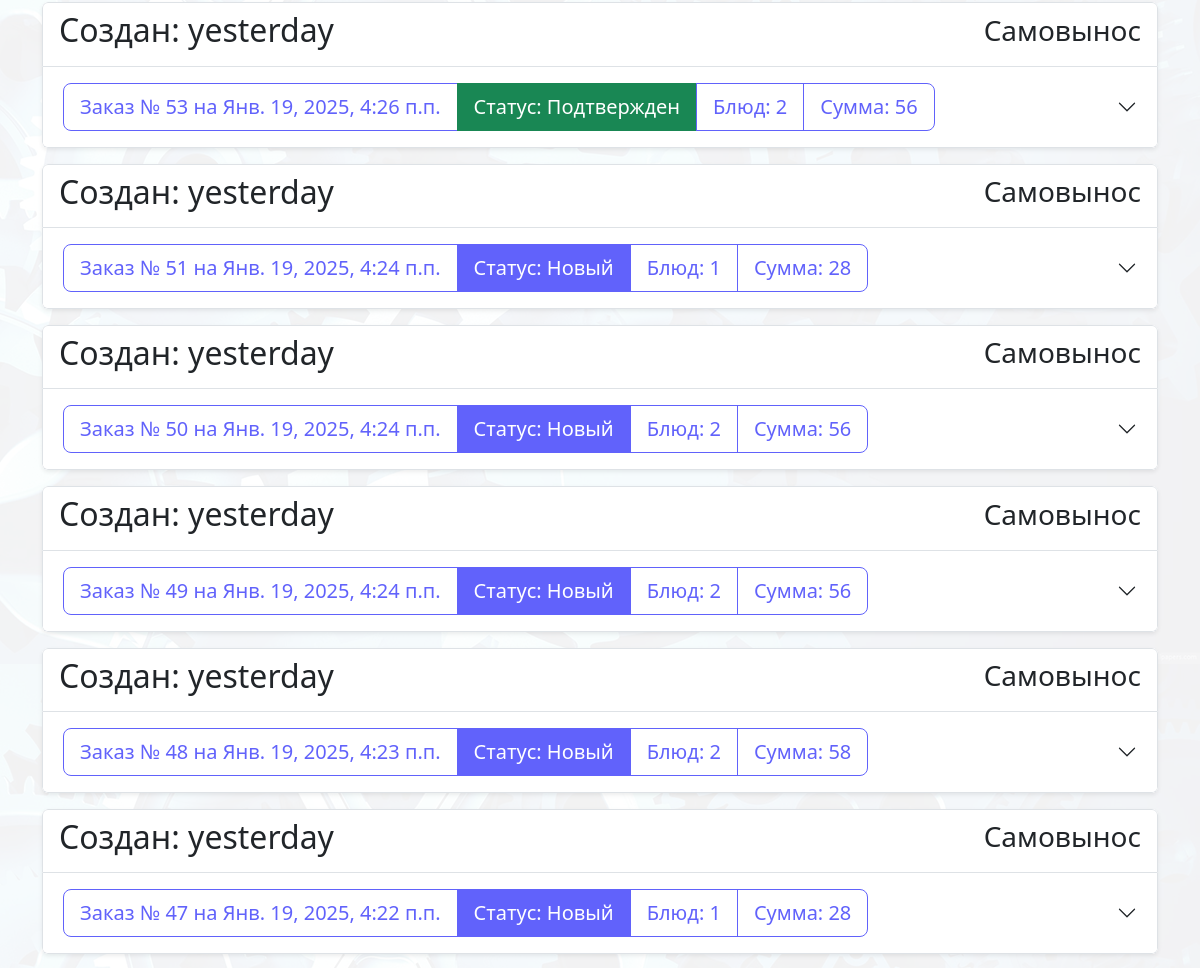
The page /order (signed in, middle part) on the database as committed earlier.
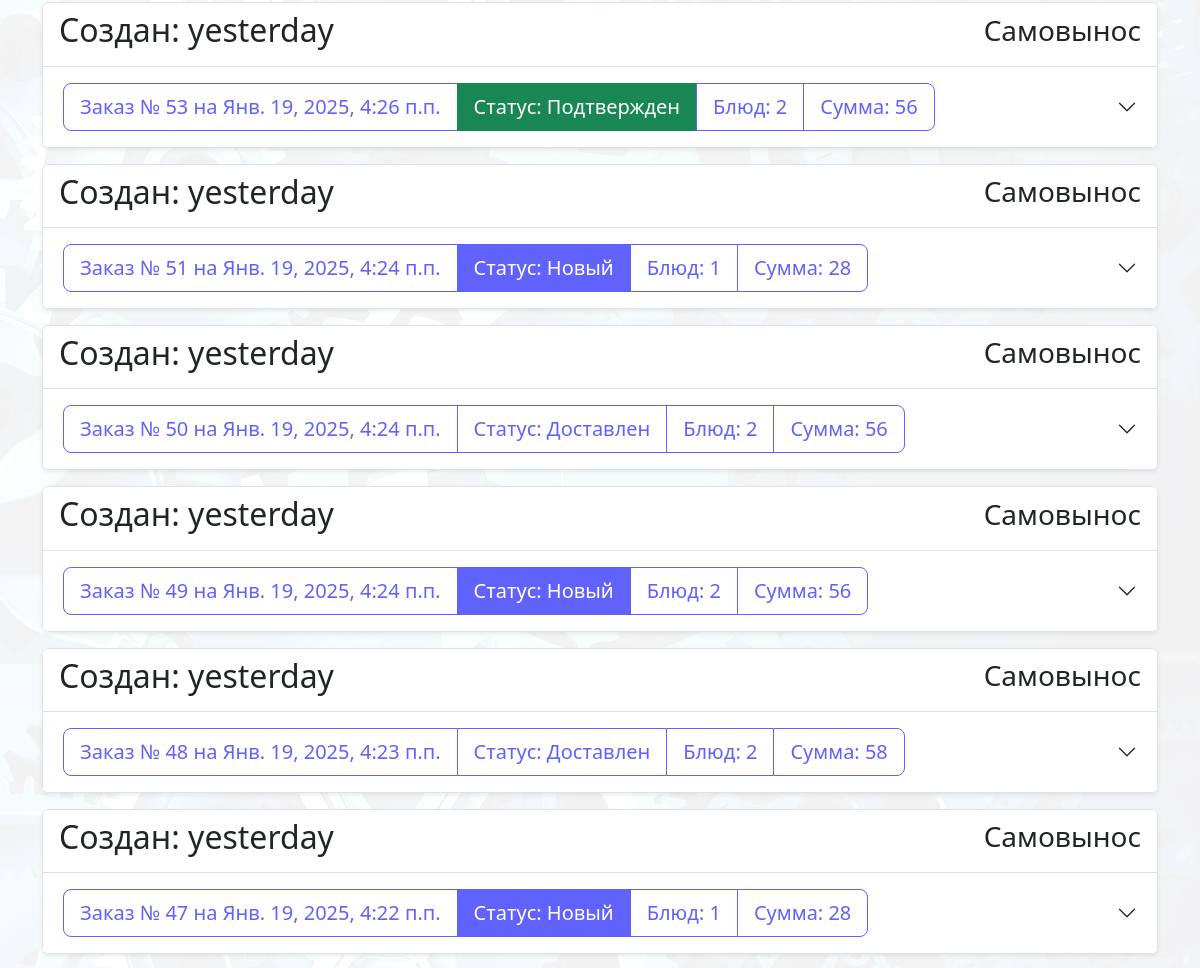
The same page on the database as committed later.
### order/models.py (models this page shows, shortened)
class Order(models.Model):
    user = models.ForeignKey(User, on_delete=models.CASCADE, verbose_name='Пользователь')
    date_create = models.DateTimeField(verbose_name='Дата заказа', auto_now_add=True)
    order_date = models.DateTimeField(default=get_default_created_at, verbose_name='Дата и время получения заказа'
    )
    status = models.ForeignKey('Status', on_delete=models.CASCADE, verbose_name='Статус', default=1)
    result = models.CharField(max_length=50, verbose_name='Причина отказа', blank=True, null=True)
    cab = models.ForeignKey(Cabinet, on_delete=models.CASCADE, verbose_name='Кабинет', default=1)
    deliver = models.ForeignKey(
        User,
        on_delete=models.SET_NULL,
        related_name='courier_orders',
        blank=True,
        null=True,
        limit_choices_to={'groups__name': 'deliver'},
        verbose_name="Курьер"
    )
    @property
    def total_amount(self):
        total = 0
        for item in self.ordermeal_set.all():  # ordermeal_set - обратный related_name
            total += item.meal.price * item.amount
        return total
    @property
    def amount(self):
        return OrderMeal.objects.filter(order=self.pk).aggregate(Sum('amount'))['amount__sum']
    amount.fget.short_description = 'Количество'
    @property
    def meals(self):
        return OrderMeal.objects.filter(order=self.pk)
    class Meta:
        verbose_name = 'Заказ'
        verbose_name_plural = 'Заказы'

class Status(models.Model):
    name = models.CharField(max_length=30)
    class Meta:
        verbose_name = 'Статус'
        verbose_name_plural = 'Статусы'
    def __str__(self):
        return self.name

class OrderMeal(models.Model):
    order = models.ForeignKey(Order, on_delete=models.CASCADE, verbose_name="Заказ")
    meal = models.ForeignKey(Meal, on_delete=models.CASCADE, verbose_name="Блюдо")
    amount = models.IntegerField(verbose_name='Количество товаров')
    class Meta:
        verbose_name = 'Заказ блюд'
        verbose_name_plural = 'Заказы блюд'

### cart/models.py (models this page shows)
class Cabinet(models.Model):
    num = models.CharField(max_length=10, verbose_name="Номер")
    name = models.CharField(max_length=100, verbose_name="Название")
    def __str__(self):
        return self.num
    class Meta:
        verbose_name = 'Кабинет'
        verbose_name_plural = 'Кабинеты'

### home/models.py (models this page shows, shortened)
class Meal(models.Model):
    name = models.CharField(max_length=150, verbose_name="Название")
    price = models.IntegerField(verbose_name="Цена")
    out = models.CharField(max_length=10, verbose_name="Выход")
    image = models.ImageField(upload_to='images', verbose_name="Изображение")
    category = models.ForeignKey(Category, default=None, on_delete=models.CASCADE,
                                 verbose_name="Категория", related_name='meals')
    quantity = models.IntegerField(default=3, verbose_name="Количество")
    class Meta:
        verbose_name = 'Блюдо'
        verbose_name_plural = 'Блюда'

### order/views.py (the view)
# urls.py: path('', include('order.urls')),
@login_required
def order(request, order='-date_create', filter=0):
    context = {}
    context['order'] = order
    context['filter'] = filter
    context['statuses'] = Status.objects.all()
    context['cart_count'] = Cart.objects.filter(user=request.user).count()
    orders = Order.objects.all().filter(user=request.user).order_by(order)
    if filter:
        orders = orders.filter(status__id=filter)
    context['orders'] = orders
    return render(request, 'order/index.html', context)

### order/templates/order/index.html (shortened to what this page needs)
{% extends 'home/base.html' %}
{% load static %}
{% block body %}
{% include 'order/elements/order_item.html'%}
{% endblock %}

### order/templates/order/elements/order_item.html (shortened to what this page needs)
{% load humanize %}
<div class="accordion row">
    {% for order in orders%}
    <div>
        <div class="bg-white rounded-2 overflow-hidden shadow-sm mb-3">
            <div class="border rounded-top px-3 py-2">
                {% if request.user.groups.all.0.name == "deliver" %}
                <table class="table">
                    <thead>
                    <tr>
                        <th scope="col">Дата создания заказа</th>
                        <th scope="col">Получатель</th>
                        <th scope="col">Курьер</th>
                        <th scope="col">Место доставки</th>
                    </tr>
                    </thead>
                    <tbody>
                    <tr>
                        <td>{{ order.date_create|naturalday}}</td>
                        <td>{{order.user}}</td>
                        {% if order.deliver %}
                        <td>{{order.deliver}}</td>
                        {% else %}
                        <td>Курьер не выбран</td>
                        {% endif %}
                        <td>{{order.cab}}</td>
                    </tr>
                    </tbody>
                </table>
                {% if 'order_list' in request.path %}
                <button class="take_order btn btn-primary" data-id="{{order.id}}">Взять</button>
                {% endif %}
                {% else %}
                <div class="d-flex justify-content-between flex-wrap align-items-center">
                    <p class="h2 ">Создан: {{ order.date_create|naturalday}}</p>
                    <p class="h3">{{order.cab}}</p>
                </div>
                {% endif%}
            </div>
            <div class="accordion-item ">
                <h2 class="accordion-header">
                    <button class="accordion-button collapsed" type="button" data-bs-toggle="collapse"
                            data-bs-target="#order_{{ order.id }}" aria-expanded="false"
                            aria-controls="order_{{ order.id }}">
                        <div class="order_view btn-group order_info  btn-group-lg bg-white"
                             data-id="{{ order.id }}">
                            <div class="btn btn-outline-primary">
                                <span>Заказ</span> №
                                {{ order.id }} на {{ order.order_date }}
                            </div>
                            <div
                                    class="btn  {% if order.status.id == 1%} btn-primary {%elif order.status.id == 2%}btn-success{%elif order.status.id == 3%}btn-danger{% else %}btn-outline-primary{%endif%}">
                                <span>Статус: </span>{{ order.status }}
                            </div>
                            <div class="btn btn-outline-primary">
                                <span>Блюд:</span>
                                {{ order.amount }}
                            </div>
                            <div class="btn btn-outline-primary">
                                <span>Сумма:</span>
                                {{ order.total_amount }}
                            </div>
                        </div>
                    </button>
                </h2>
            </div>
        </div>
    </div>
    {% endfor %}
</div>

Rows that differ between the two databases and show on the page:
changed Order id 50: status_id 1 → 7 (drawn); status "Новый" → "Доставлен"
changed Order "Янв. 19, 2025, 4:23 п.п.": status_id 1 → 7 (drawn); status "Новый" → "Доставлен"
